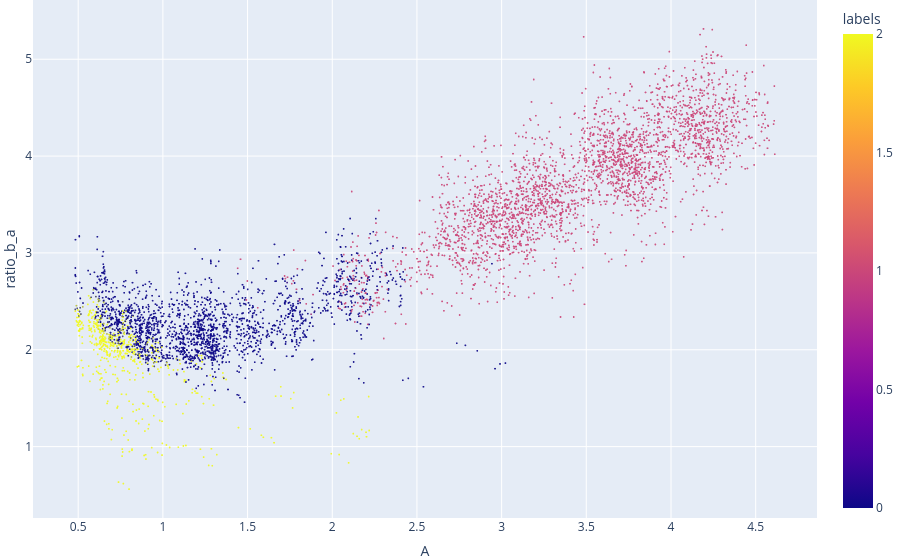

Here is the notebook cell this chart was saved with:
### Code cell
fig = px.scatter(
    df,
    x="A",
    y="ratio_b_a",
    color="labels",
    opacity=0.7,
    hover_data={"idx": True},
)
fig.update_traces(marker_size=2)
fig.update_layout(
    margin=dict(l=0, r=0, b=0, t=0)
)

fig.show()

### Figure 1 — Plotly figure (JSON) as saved in the notebook; plotly's stock layout.template omitted (floating-point values rounded to 4 significant figures; data arrays with more than 128 entries replaced by an {"elided": "..."} marker saying what was removed)
{"data": [{"customdata": {"elided": "10800x1 int values"}, "hovertemplate": "A=%{x}<br>ratio_b_a=%{y}<br>idx=%{customdata[0]}<br>labels=%{marker.color}<extra></extra>", "legendgroup": "", "marker": {"color": {"elided": "10800 int values"}, "coloraxis": "coloraxis", "opacity": 0.7, "size": 2, "symbol": "circle"}, "mode": "markers", "name": "", "showlegend": false, "type": "scattergl", "x": {"elided": "10800 float values"}, "xaxis": "x", "y": {"elided": "10800 float values"}, "yaxis": "y"}], "layout": {"coloraxis": {"colorbar": {"title": {"text": "labels"}}, "colorscale": [[0, "#0d0887"], [0.1111, "#46039f"], [0.2222, "#7201a8"], [0.3333, "#9c179e"], [0.4444, "#bd3786"], [0.5556, "#d8576b"], [0.6667, "#ed7953"], [0.7778, "#fb9f3a"], [0.8889, "#fdca26"], [1, "#f0f921"]]}, "legend": {"tracegroupgap": 0}, "margin": {"b": 0, "l": 0, "r": 0, "t": 0}, "xaxis": {"anchor": "y", "domain": [0, 1], "title": {"text": "A"}}, "yaxis": {"anchor": "x", "domain": [0, 1], "title": {"text": "ratio_b_a"}}}}
